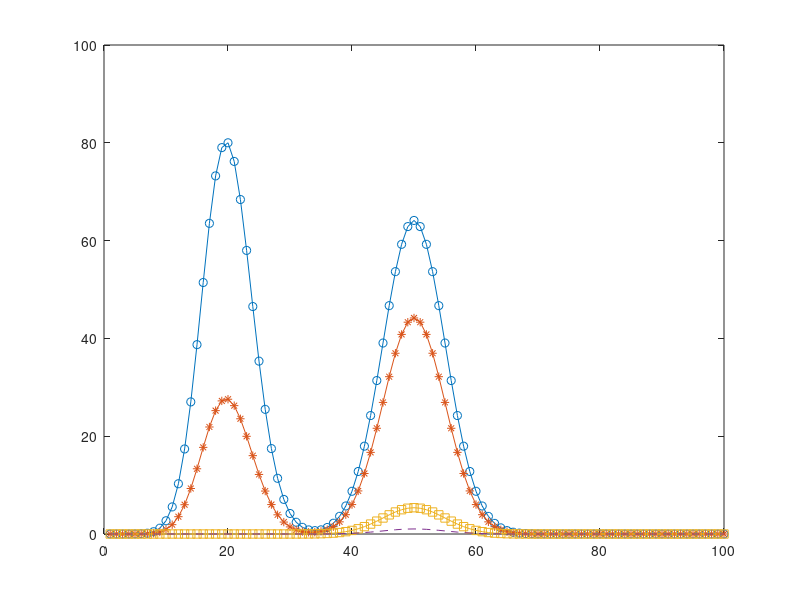

MATLAB code for this plot:
x = [1: 1: 100];

% let 4 vectors Bernouli  
% iid random variables
% let p = 0.5

y1 = binopdf(x,100,0.2);
%plot(x, y1);

y2 = binopdf(x,100,0.5);
y3 = binopdf(x,100,0.5);
y10 = binopdf(x,100,0.5);
y30 = binopdf(x,100,0.5);

y2 = y1 + y2;

y3 = y2 + y3;

for i = 1:9
       z = binopdf(x,100,0.5);
       y10 = y10 + z;
end

for i = 1:29
       z = binopdf(x,100,0.5);
       y30 = y30 + z;
end

y2 = y2/(sqrt(2)*var(y2));
y3 = y3/(sqrt(3)*var(y3));
y10 = y10/(sqrt(10)*var(y10));
y30 = y30/(sqrt(30)*var(y30));

plot(x,y2,'o-',x,y3,'*-',x,y10,'s-',x,y30,'--');
